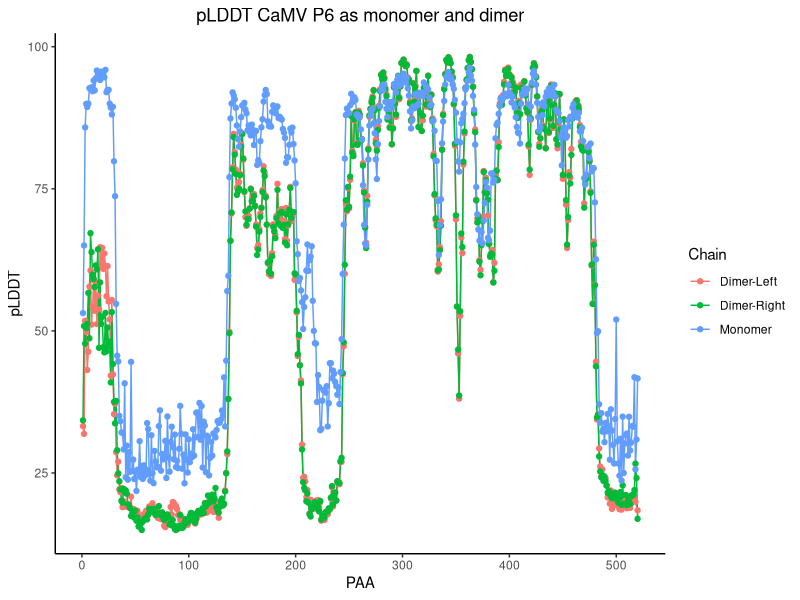
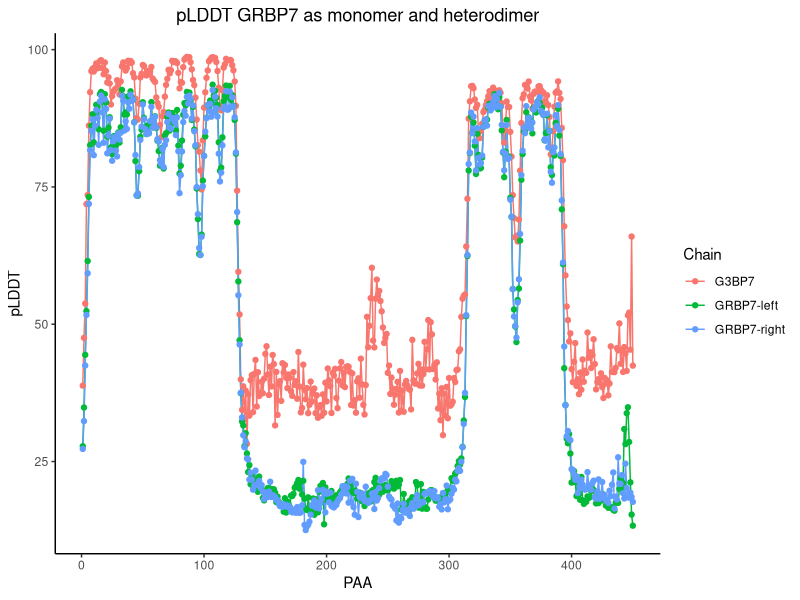

R code for these plots, in order:
## ---- chunk 1
library(ggplot2, quietly = F) 
CaMV_P6 <- read.csv("CaMV_P6_plddt.txt", header = T, sep = "\t") 
CaMV_P6$Chain <- gsub(pattern = "A", replacement = "Monomer", CaMV_P6$Chain)
CaMV_P6$Chain <- gsub(pattern = "B", replacement = "Dimer-Left", CaMV_P6$Chain)
CaMV_P6$Chain <- gsub(pattern = "C", replacement = "Dimer-Right", CaMV_P6$Chain)
CaMV_P6_plot <- ggplot(CaMV_P6, aes(x=PAA, y=pLDDT, color=Chain)) + 
  geom_line() + geom_point() + ggtitle("pLDDT CaMV P6 as monomer and dimer") +
theme_classic() + theme(plot.title = element_text(hjust = 0.5))
CaMV_P6_plot
## ---- chunk 2
CMV2a_GRBP7 <- read.csv("CMV2a_GRBP7dis.txt", header = T, sep = "\t") 
GRBP7 <- CMV2a_GRBP7[!grepl("2a", CMV2a_GRBP7$Chain),]
CMV2a<- CMV2a_GRBP7[grepl("2a", CMV2a_GRBP7$Chain),]

CMV2a_plot <- ggplot(CMV2a, aes(x=PAA, y=pLDDT, color=Chain)) + 
  geom_line() + geom_point() + ggtitle("pLDDT CMV A6 as monomer and heterodimer") +
theme_classic() + theme(plot.title = element_text(hjust = 0.5))

GRBP7_plot <- ggplot(GRBP7, aes(x=PAA, y=pLDDT, color=Chain)) + 
  geom_line() + geom_point() + ggtitle("pLDDT GRBP7 as monomer and heterodimer") +
theme_classic() + theme(plot.title = element_text(hjust = 0.5))
GRBP7_plot
